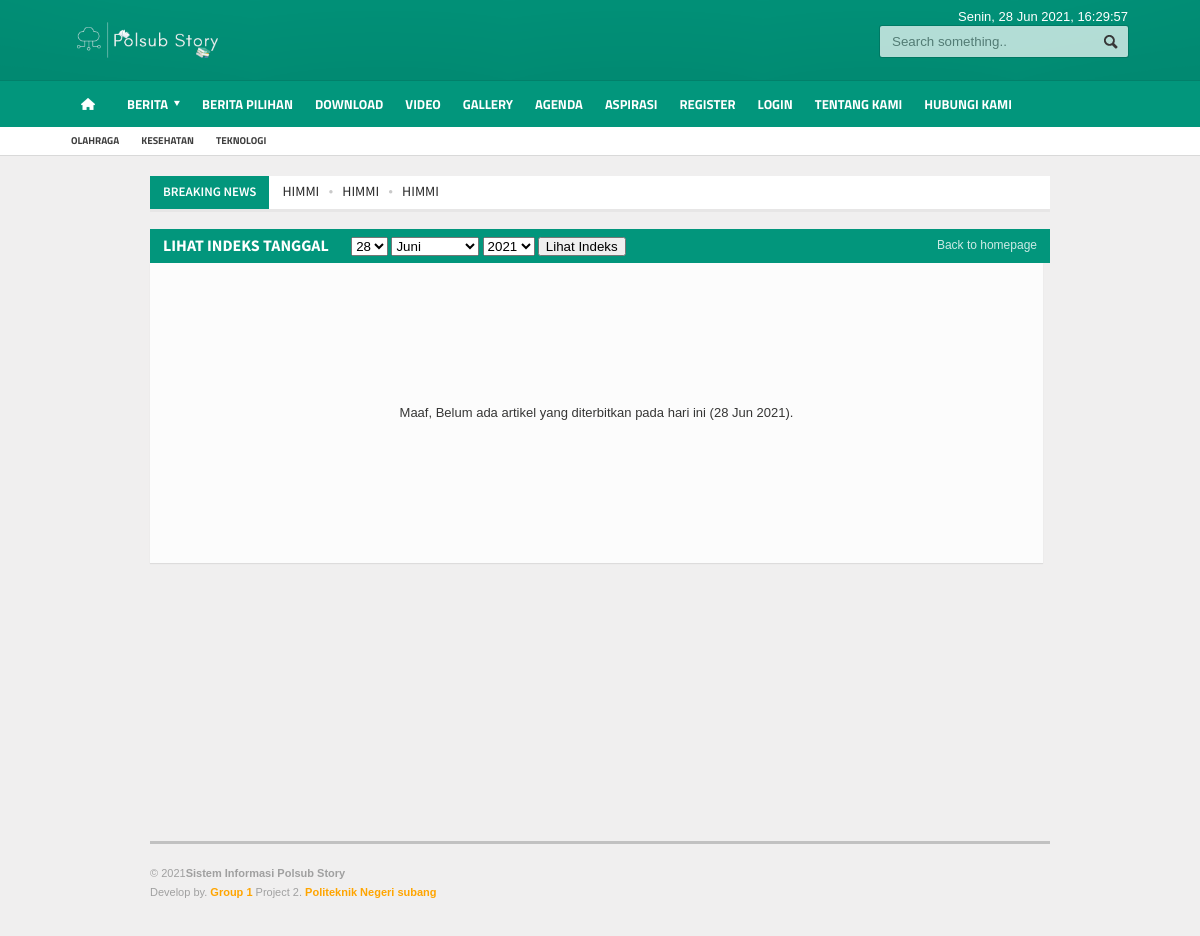
The page /index.php/berita/indeks_berita on the database its author committed.
### tables this page shows
CREATE TABLE `logo` (
  `id_logo` int(5) NOT NULL,
  `gambar` varchar(100) NOT NULL
);

CREATE TABLE `menu` (
  `id_menu` int(5) NOT NULL,
  `id_parent` int(5) NOT NULL DEFAULT 0,
  `nama_menu` varchar(255) NOT NULL,
  `link` varchar(100) NOT NULL,
  `aktif` enum('Ya','Tidak') NOT NULL DEFAULT 'Ya',
  `position` enum('Top','Bottom') DEFAULT 'Bottom',
  `urutan` int(3) NOT NULL
);

CREATE TABLE `tag` (
  `id_tag` int(5) NOT NULL,
  `nama_tag` varchar(100) NOT NULL,
  `username` varchar(50) NOT NULL,
  `tag_seo` varchar(100) NOT NULL,
  `count` int(5) NOT NULL
);

CREATE TABLE `berita` (
  `id_berita` int(5) NOT NULL,
  `id_kategori` int(5) NOT NULL,
  `username` varchar(30) NOT NULL,
  `judul` varchar(100) NOT NULL,
  `sub_judul` varchar(255) NOT NULL,
  `youtube` varchar(100) NOT NULL,
  `judul_seo` text NOT NULL,
  `headline` enum('Y','N') NOT NULL DEFAULT 'Y',
  `aktif` enum('Y','N') NOT NULL DEFAULT 'N',
  `utama` enum('Y','N') NOT NULL DEFAULT 'Y',
  `isi_berita` longtext NOT NULL,
  `keterangan_gambar` text NOT NULL,
  `hari` varchar(20) NOT NULL,
  `tanggal` date NOT NULL,
  `jam` time NOT NULL,
  `gambar` varchar(100) NOT NULL,
  `dibaca` int(5) NOT NULL DEFAULT 1,
  `tag` varchar(100) NOT NULL,
  `status` enum('Y','N') NOT NULL DEFAULT 'Y'
);

### application/libraries/Template.php (called while the page is built, shortened)
<?php if ( ! defined('BASEPATH')) exit('No direct script access allowed');
class Template {
		var $template_data = array();
		function set($name, $value)
		{
			$this->template_data[$name] = $value;
		}
		function load($template = '', $view = '' , $view_data = array(), $return = FALSE)
		{
			$this->CI =& get_instance();
			return $this->CI->load->view($template, $this->template_data, $return);
		}
}

### application/controllers/Berita.php (called while the page is built, shortened)
<?php
class Berita extends CI_Controller {
	function indeks_berita(){
		$data['title'] = 'Indeks Berita';
		$data['description'] = description();
		$data['keywords'] = keywords();
		$data['record'] = $this->model_utama->view('kategori');
		if (isset($_POST['filter'])){
			$bulan = strlen($_POST['bulan']);
			$tanggal = strlen($_POST['tanggal']);
			if ($bulan <= 1){ $bulann = '0'.$this->input->post('bulan'); }else{ $bulann = $this->input->post('bulan'); }
			if ($tanggal <= 1){ $tanggall = '0'.$this->input->post('tanggal'); }else{ $tanggall = $this->input->post('tanggal'); }
			$fil = $_POST['tahun'].'-'.$bulann.'-'.$tanggall;
			$data['hari_ini'] = $fil;
			$data['hitung'] = $this->model_utama->view_where('berita',array('tanggal'=>$fil));
		}else{
			$data['hari_ini'] = date('Y-m-d');
			$data['hitung'] = $this->model_utama->view_where('berita',array('tanggal'=>date('Y-m-d')));
		}
		$this->template->load(template().'/template',template().'/indeks_berita',$data);
	}
}

### index.php (called while the page is built, shortened)
<?php
require_once BASEPATH.'core/CodeIgniter.php';

### application/helpers/engine_helper.php (called while the page is built, shortened)
<?php
    function template(){
        $ci = & get_instance();
        $query = $ci->db->query("SELECT folder FROM templates where aktif='Y'");
        $tmp = $query->row_array();
        if ($query->num_rows()>=1){
            return $tmp['folder'];
        }else{
            return 'errors';
        }
    }
    function background(){
        $ci = & get_instance();
        $bg = $ci->db->query("SELECT gambar FROM background ORDER BY id_background DESC LIMIT 1")->row_array();
        return $bg['gambar'];
    }

### application/models/Model_utama.php (called while the page is built, shortened)
<?php
class Model_utama extends CI_model{
    public function view_where($table,$data){
        $this->db->where($data);
        return $this->db->get($table);
    }
    public function view_ordering_limit($table,$order,$ordering,$baris,$dari){
        $this->db->select('*');
        $this->db->order_by($order,$ordering);
        $this->db->limit($dari, $baris);
        return $this->db->get($table);
    }
    public function view_where_ordering_limit($table,$data,$order,$ordering,$baris,$dari){
        $this->db->where($data);
        $this->db->order_by($order,$ordering);
        $this->db->limit($dari, $baris);
        return $this->db->get($table);
    }
    function kunjungan(){
        $ip      = $_SERVER['REMOTE_ADDR'];
        $tanggal = date("Y-m-d");
        $waktu   = time();
        $cekk = $this->db->query("SELECT * FROM statistik WHERE ip='$ip' AND tanggal='$tanggal'");
        $rowh = $cekk->row_array();
        if($cekk->num_rows() == 0){
            $datadb = array('ip'=>$ip, 'tanggal'=>$tanggal, 'hits'=>'1', 'online'=>$waktu);
            $this->db->insert('statistik',$datadb);
        }else{
            $hitss = $rowh['hits'] + 1;
            $datadb = array('ip'=>$ip, 'tanggal'=>$tanggal, 'hits'=>$hitss, 'online'=>$waktu);
            $array = array('ip' => $ip, 'tanggal' => $tanggal);
            $this->db->where($array);
            $this->db->update('statistik',$datadb);
        }
    }
}

### application/helpers/phpmu_helper.php (called while the page is built, shortened)
<?php
    function tgl_indo($tgl){
            $tanggal = substr($tgl,8,2);
            $bulan = getBulan(substr($tgl,5,2));
            $tahun = substr($tgl,0,4);
            return $tanggal.' '.$bulan.' '.$tahun;
    }
    function hari_ini($w){
        $seminggu = array("Minggu","Senin","Selasa","Rabu","Kamis","Jumat","Sabtu");
        $hari_ini = $seminggu[$w];
        return $hari_ini;
    }
    function getBulan($bln){
                switch ($bln){
                    case 6:
                        return "Jun";
                        break;
                }
            }

### application/views/phpmu-magazine/template.php (the view, shortened to what this page needs)
<!DOCTYPE HTML>
<html lang = "id">
<head>
	<link type="text/css" rel="stylesheet" href="<?php echo base_url(); ?>template/<?php echo template(); ?>/background/<?php echo background(); ?>/reset.css" />
	<link type="text/css" rel="stylesheet" href="<?php echo base_url(); ?>template/<?php echo template(); ?>/background/<?php echo background(); ?>/main-stylesheet.css" />
	<link type="text/css" rel="stylesheet" href="<?php echo base_url(); ?>template/<?php echo template(); ?>/background/<?php echo background(); ?>/shortcode.css" />
	<link type="text/css" rel="stylesheet" href="<?php echo base_url(); ?>template/<?php echo template(); ?>/background/<?php echo background(); ?>/fonts.css" />
	<link type="text/css" rel="stylesheet" href="<?php echo base_url(); ?>template/<?php echo template(); ?>/background/<?php echo background(); ?>/responsive.css" />
	<link type="text/css" rel="stylesheet" href="<?php echo base_url(); ?>template/<?php echo template(); ?>/background/style.css">
	<link type="text/css" rel="stylesheet" href="<?php echo base_url(); ?>template/<?php echo template(); ?>/background/ideaboxWeather.css">
	<link type="text/css" rel="stylesheet" href="<?php echo base_url(); ?>template/<?php echo template(); ?>/slide/slide.css">
	<link rel="stylesheet" href="<?php echo base_url(); ?>template/<?php echo template(); ?>/lightbox/lightbox.css">
</head>
<body>
<div class="boxed">
	<div class="header">
		<?php include "header.php"; ?>
	</div>
	<div class="content">
		<div class="wrapper">
			<div class="breaking-news">
				<span class="the-title">Breaking News</span>
				<ul>
					<?php
					  $terkini = $this->model_utama->view_where_ordering_limit('berita',array('status' => 'Y'),'id_berita','DESC',0,10);
					  foreach ($terkini->result_array() as $row) {
						echo "<li><a href='$row[judul_seo]'>$row[judul]</a></li>";
					  }
					?>
				</ul>
			</div>
			<div class="main-content">
				<?php echo $contents; ?>
			</div>
		</div>
	</div>
	<footer>
		<div class="footer">
			<?php
				include "footer.php";
			?>
		</div>
	</footer>
</div>
</body>
</html>

### application/views/phpmu-magazine/header.php (shortened to what this page needs)
<?php
echo "<div class='wrapper'>
	<div class='header-logo'>";
		  $logo = $this->model_utama->view_ordering_limit('logo','id_logo','DESC',0,1);
		  foreach ($logo->result_array() as $row) {
			echo "<a href='".base_url()."'><img style='max-height:50px' src='".base_url()."asset/logo/$row[gambar]'/></a>";
		  }
	echo "</div>
	<div class='header-menu'>
		<ul>";
		echo "</ul>
	</div>
	<div class='header-addons'>
		<span class='city'>
		  ".hari_ini(date('w')).", ".tgl_indo(date('Y-m-d')).", <span id='jam'></span></span>
		<div class='header-search'>
			".form_open('berita/index')."
				<input type='text' placeholder='Search something..'' name='kata' class='search-input' required/>
				<input type='submit' value='Search' name='cari' class='search-button'/>
			</form>
		</div>
	</div>
</div>
<div class='main-menu sticky'>
	<div class='wrapper'>";
		function main_menu() {
			$ci = & get_instance();
	        $query = $ci->db->query("SELECT id_menu, nama_menu, link, id_parent FROM menu where aktif='Ya' AND position='Bottom' order by urutan");
	        $menu = array('items' => array(),'parents' => array());
	        foreach ($query->result() as $menus) {
	            $menu['items'][$menus->id_menu] = $menus;
	            $menu['parents'][$menus->id_parent][] = $menus->id_menu;
	        }
	        if ($menu) {
	            $result = build_main_menu(0, $menu);
	            return $result;
	        }else{
	            return FALSE;
	        }
	    }
		function build_main_menu($parent, $menu) {
	        $html = "";
	        if (isset($menu['parents'][$parent])) {
	        	if ($parent=='0'){
		            $html .= "<ul class='the-menu'>
		            			<li><a href='".base_url()."' style='background: url(".base_url()."asset/images/home.png) no-repeat center; font-size:0; width:34px;'><br></a></li>";
		        }else{
		        	$html .= "<ul>";
		        }
	            foreach ($menu['parents'][$parent] as $itemId) {
	                if (!isset($menu['parents'][$itemId])) {
	                    if(preg_match("/^http/", $menu['items'][$itemId]->link)) {
	                        $html .= "<li><a target='_BLANK' href='".$menu['items'][$itemId]->link."'>".$menu['items'][$itemId]->nama_menu."</a></li>";
	                    }else{
	                        $html .= "<li><a href='".base_url().''.$menu['items'][$itemId]->link."'>".$menu['items'][$itemId]->nama_menu."</a></li>";
	                    }
	                }
	                if (isset($menu['parents'][$itemId])) {
	                    if(preg_match("/^http/", $menu['items'][$itemId]->link)) {
	                        $html .= "<li><a target='_BLANK' href='".$menu['items'][$itemId]->link."'><span>".$menu['items'][$itemId]->nama_menu."</span></a>";
	                    }else{
	                        $html .= "<li><a href='".base_url().''.$menu['items'][$itemId]->link."'><span>".$menu['items'][$itemId]->nama_menu."</span></a>";
	                    }
	                    $html .= build_main_menu($itemId, $menu);
	                    $html .= "</li>";
	                }
	            }
	            $html .= "</ul>";
	        }
	        return $html;
	    }
	    echo main_menu();
	echo "</div>
</div>
<div class='secondary-menu'>
	<div class='wrapper'>
		<ul>";
				$tag = $this->model_utama->view_ordering_limit('tag','id_tag','RANDOM',0,14);
		  		foreach ($tag->result_array() as $row) {
					echo "<li><a href='".base_url()."tag/detail/$row[tag_seo]'>$row[nama_tag]</a></li>";
				}
		echo "</ul>
	</div>
</div>";

### template/phpmu-magazine/background/toska/responsive/desktop.css (style rules this page uses)
@media only screen and (max-width: 1200px) { .boxed { min-width: 320px!important; } }
@media only screen and (max-width: 1200px) { .wrapper { width: 900px; } }
@media only screen and (max-width: 1200px) { .header .header-menu { width: 37%; } }

### rows shown on the page
logo: gambar (picture)
menu: nama_menu "BERITA"
menu: nama_menu "BERITA PILIHAN"
menu: nama_menu "DOWNLOAD"
menu: nama_menu "VIDEO"
menu: nama_menu "GALLERY"
menu: nama_menu "AGENDA"
menu: nama_menu "ASPIRASI"
menu: nama_menu "REGISTER"
menu: nama_menu "LOGIN"
menu: nama_menu "TENTANG KAMI"
menu: nama_menu "HUBUNGI KAMI"
tag: nama_tag "OLAHRAGA"
tag: nama_tag "KESEHATAN"
tag: nama_tag "TEKNOLOGI"
berita: judul "HIMMI"

### other values the page prints
tgl_indo($hari_ini) "28 Jun 2021"
form field tanggal "28"
form field bulan "Juni"
form field tahun "2021"
